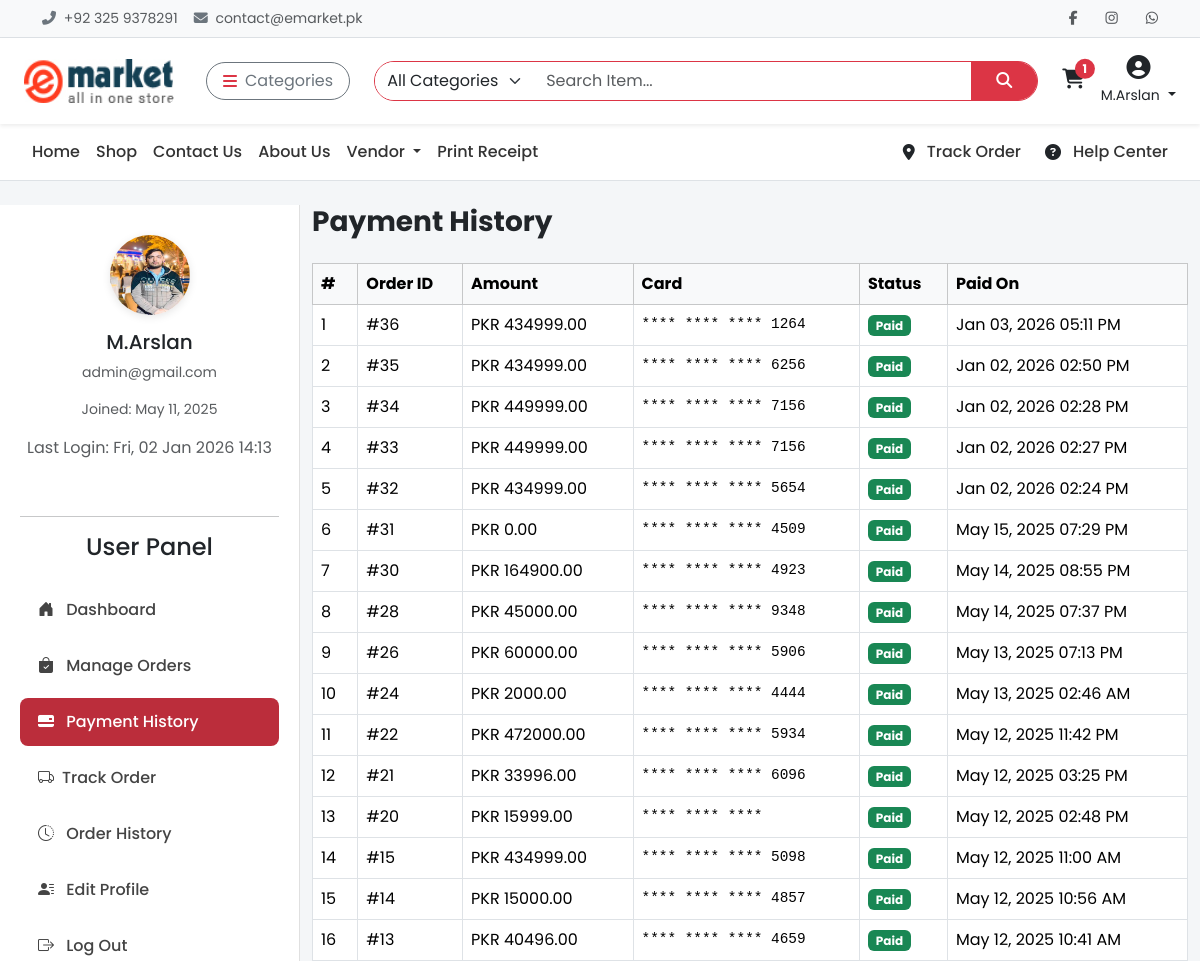
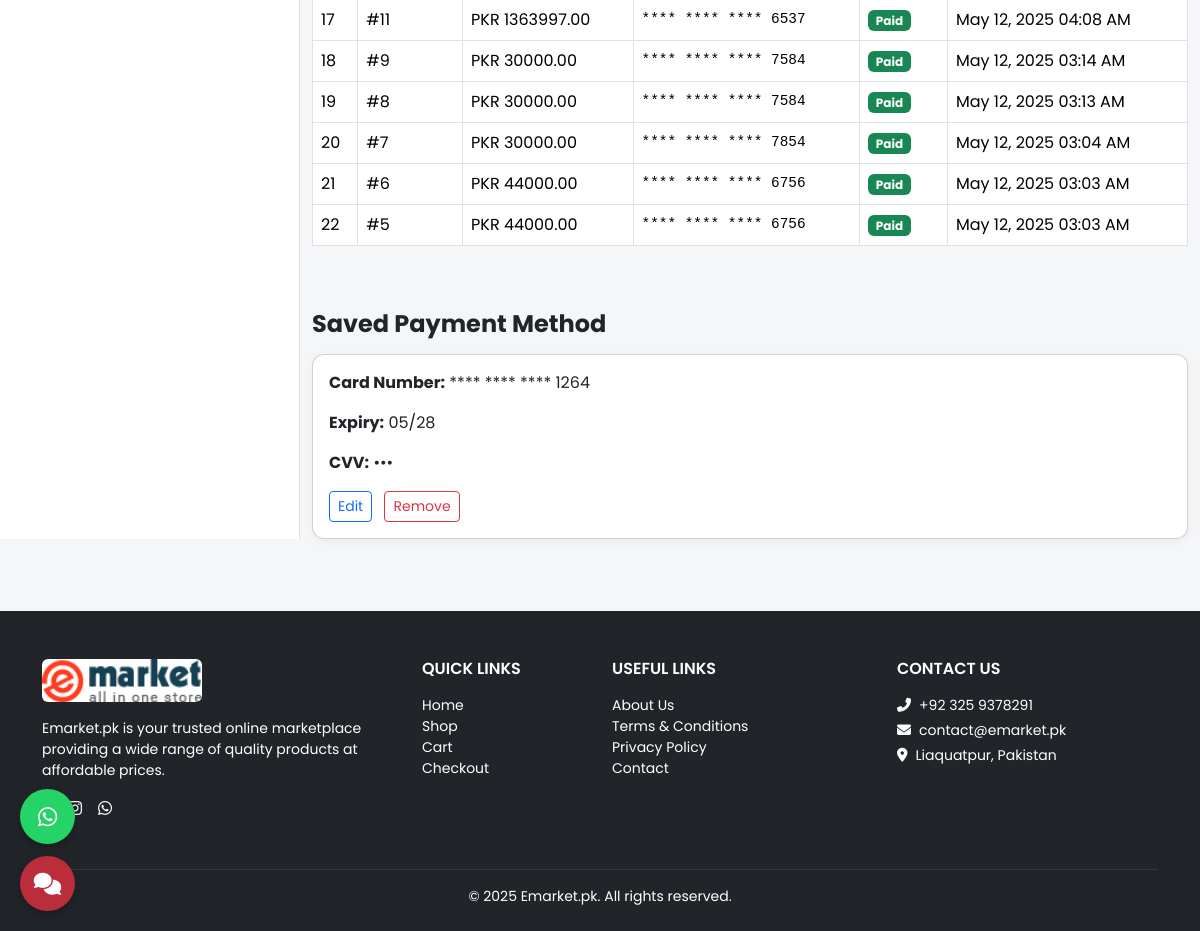
The page /payments/ (signed in) on the database its author committed (2 pictures, top to bottom).
### api/models.py (models this page shows, shortened)
class Cart(models.Model):
    user = models.ForeignKey(settings.AUTH_USER_MODEL, on_delete=models.CASCADE, null=True, blank=True)
    session_key = models.CharField(max_length=40, null=True, blank=True)
    created_at = models.DateTimeField(auto_now_add=True)
    coupon = models.ForeignKey(Coupon, on_delete=models.SET_NULL, null=True, blank=True)
    total = models.DecimalField(max_digits=10, decimal_places=2, default=0)
    def total_amount(self):
        return self.total
    @property
    def total_items(self):
        return sum(item.quantity for item in self.items.all())
    @staticmethod
    def get_or_create_cart(request):
        if request.user.is_authenticated:
            cart, _ = Cart.objects.get_or_create(user=request.user, session_key=None)
        else:
            session_key = request.session.session_key
            if not session_key:
                request.session.create()
                session_key = request.session.session_key
            cart, _ = Cart.objects.get_or_create(user=None, session_key=session_key)
        return cart

class CartItem(models.Model):
    cart = models.ForeignKey(Cart, related_name='items', on_delete=models.CASCADE)
    product = models.ForeignKey('Product', on_delete=models.CASCADE)
    color = models.ForeignKey('ProductColorVariant', on_delete=models.SET_NULL, null=True, blank=True)
    size = models.ForeignKey('ProductSizeVariant', on_delete=models.SET_NULL, null=True, blank=True)
    quantity = models.PositiveIntegerField(default=1)
    @property
    def total_price(self):
        base_price = self.product.base_price
        color_price = self.color.price if self.color else Decimal(0)
        size_price = self.size.price if self.size else Decimal(0)
        return (base_price + color_price + size_price) * self.quantity

class CustomUser(AbstractUser):
    email = models.EmailField(unique=True)
    phone = models.CharField(max_length=20, blank=True)
    profile_image = models.ImageField(upload_to='profiles/', blank=True, null=True)
    is_vendor = models.BooleanField(default=False)
    is_customer = models.BooleanField(default=True)
    address = models.TextField(blank=True)

class Payment(models.Model):
    order = models.OneToOneField(Order, on_delete=models.CASCADE)
    card_number = models.CharField(max_length=20)  # Mask in production
    expiry = models.CharField(max_length=5)
    cvv = models.CharField(max_length=4)
    payment_status = models.CharField(max_length=20, default='Success')

class Order(models.Model):
    STATUS_CHOICES = [
        ('Pending', 'Pending'),
        ('Processing', 'Processing'),
        ('Shipped', 'Shipped'),
        ('Delivered', 'Delivered'),
        ('Cancelled', 'Cancelled'),
        ('Returned', 'Returned'),
    ]
    user = models.ForeignKey(settings.AUTH_USER_MODEL, on_delete=models.SET_NULL, null=True, blank=True)
    full_name = models.CharField(max_length=255)
    email = models.EmailField()
    phone = models.CharField(max_length=20)
    address = models.TextField()
    city = models.CharField(max_length=100)
    zip_code = models.CharField(max_length=10)
    total_amount = models.DecimalField(max_digits=10, decimal_places=2)
    status = models.CharField(max_length=20, choices=STATUS_CHOICES, default='Pending')
    created_at = models.DateTimeField(auto_now_add=True)
    shipped_at = models.DateTimeField(null=True, blank=True)
    delivered_at = models.DateTimeField(null=True, blank=True)
    courier = models.CharField(max_length=100, blank=True, null=True)
    tracking_number = models.CharField(max_length=100, blank=True, null=True)
    estimated_delivery = models.DateField(default=default_estimated_delivery, null=True, blank=True)

### api/paymentviews.py (the view)
# urls.py: path('payments/', paymentviews.payment_history, name='payment_history'),
@login_required
def payment_history(request):
    payments = Payment.objects.filter(order__user=request.user).select_related('order').order_by('-order__created_at')
    latest_payment = payments.first()
    return render(request, 'customers/payment_history.html', {
        'payments': payments,
        'latest_payment': latest_payment
    })

### api/context_processors.py (called while the page is built)
def cart_total_items(request):
    cart = Cart.get_or_create_cart(request)
    return {'cart': cart}

### templates/customers/payment_history.html (shortened to what this page needs)
{% extends 'base.html' %}
{% load static %}
{% block content %}
<div class="container-fluid py-4">
  <div class="row">
    <div class="col-md-3 sidebar">
      <div class="text-center mb-4">
       <img
        src="{% if request.user.profile_image %}{{ request.user.profile_image.url }}{% else %}{% static 'images/default-user.png' %}{% endif %}"
        alt="User Image"
        class="user-img"
      ><h5>{{ request.user.username }}</h5>
        <p class="text-muted small">{{ request.user.email }}</p>
        <p class="small text-muted">Joined: {{ request.user.date_joined|date:"M d, Y" }}</p>
          {% if request.user.last_login %}
  <p class="text-muted">Last Login: {{ request.user.last_login|date:"D, d M Y H:i" }}</p>
  {% endif %}
      </div>
      <hr>
      {% include 'includes/sidebar_user.html' %}
    </div>
    <div class="col-md-9">
      <h3 class="fw-bold mb-4">Payment History</h3>
      {% if payments %}
      <div class="table-responsive mb-5">
        <table class="table table-bordered table-hover align-middle">
          <thead class="table-light">
            <tr>
              <th>#</th>
              <th>Order ID</th>
              <th>Amount</th>
              <th>Card</th>
              <th>Status</th>
              <th>Paid On</th>
            </tr>
          </thead>
          <tbody>
            {% for payment in payments %}
            <tr>
              <td>{{ forloop.counter }}</td>
              <td>#{{ payment.order.id }}</td>
              <td>PKR {{ payment.order.total_amount|floatformat:2 }}</td>
              <td class="payment-method">**** **** **** {{ payment.card_number|slice:"-4:" }}</td>
              <td>
                {% if payment.payment_status == "Success" %}
                  <span class="badge bg-success">Paid</span>
                {% else %}
                  <span class="badge bg-danger">{{ payment.payment_status }}</span>
                {% endif %}
              </td>
              <td>{{ payment.order.created_at|date:"M d, Y h:i A" }}</td>
            </tr>
            {% endfor %}
          </tbody>
        </table>
      </div>
      {% else %}
      <div class="alert alert-info">You haven’t made any payments yet.</div>
      {% endif %}
      <h4 class="fw-bold mb-3">Saved Payment Method</h4>
      {% if latest_payment %}
      <div class="card">
        <div class="card-body">
          <p><strong>Card Number:</strong> **** **** **** {{ latest_payment.card_number|slice:"-4:" }}</p>
          <p><strong>Expiry:</strong> {{ latest_payment.expiry }}</p>
          <p><strong>CVV:</strong> •••</p>
          <div class="mt-3">
            <button class="btn btn-sm btn-outline-primary me-2" data-bs-toggle="modal" data-bs-target="#editCardModal">Edit</button>
            <form method="post" action="{% url 'delete_payment_method' %}" class="d-inline">
              <button class="btn btn-sm btn-outline-danger" onclick="return confirm('Are you sure you want to delete this card?')">Remove</button>
            </form>
          </div>
        </div>
      </div>
      {% else %}
      <p class="text-muted">No saved payment method.</p>
      {% endif %}
    </div>
  </div>
</div>
{% include 'includes/footer.html' %}
{% endblock %}

### templates/includes/header.html (shortened to what this page needs)
{% load static %}
<div class="topbar border-bottom bg-light py-2 small">
  <div class="container d-flex justify-content-between align-items-center flex-wrap">
    <div class="text-muted d-flex align-items-center gap-3">
      <span><i class="fas fa-phone-alt me-1 text-secondary"></i> +92 325 9378291</span>
      <span><i class="fas fa-envelope me-1 text-secondary"></i> contact@emarket.pk</span>
    </div>
    <div class="d-flex align-items-center gap-3 mt-2 mt-md-0">
      <a href="https://www.facebook.com/ChoudharyMuhammadArslan" class="text-muted"><i class="fab fa-facebook-f"></i></a>
      <a href="https://www.instagram.com/choudharymuhammadarslan/" class="text-muted"><i class="fab fa-instagram"></i></a>
      <a href="https://wa.me/923229989145" class="text-muted"><i class="fab fa-whatsapp"></i></a>
    </div>
  </div>
</div>
<nav class="navbar navbar-expand-lg bg-white shadow-sm py-3 sticky-top">
  <div class="container-fluid px-4">
    <a class="navbar-brand fw-bold me-4 d-flex align-items-center" href="{% url 'home' %}">
      <img src="{% static 'images/logo.jpg' %}" alt="Logo" width="150" height="30" class="me-2 rounded">
    </a>
    <div class="dropdown me-3">
      <button class="btn btn-outline-secondary d-flex align-items-center rounded-pill px-3" type="button" data-bs-toggle="dropdown">
        <i class="fas fa-bars me-2 text-danger"></i> Categories
      </button>
    </div>
    <form class="d-flex flex-grow-1 mx-2" method="GET" action="{% url 'search_products' %}">
      <div class="input-group rounded-pill overflow-hidden border border-danger">
        <select name="category" class="form-select border-0" style="max-width: 160px;">
          <option value="">All Categories</option>
        </select>
        <input type="search" name="q" class="form-control border-0" placeholder="Search Item..." required>
        <button class="btn btn-danger rounded-0 px-4" type="submit"><i class="fas fa-search"></i></button>
      </div>
    </form>
    <div class="d-flex align-items-center ms-3 gap-3">
      <a href="#" id="cart-icon" class="text-dark position-relative" data-bs-toggle="offcanvas" data-bs-target="#cartSidebar">
        <i class="fas fa-shopping-cart fs-5"></i>
        {% if cart.total_items > 0 %}
        <span class="position-absolute top-0 start-100 translate-middle badge rounded-pill bg-danger">
          {{ cart.total_items }}
        </span>
        {% endif %}
        <br>
      </a>
{% if user.is_authenticated %}
  <div class="dropdown text-center">
    <a href="#" class="text-dark text-decoration-none dropdown-toggle" data-bs-toggle="dropdown">
      <i class="fas fa-user-circle fs-4"></i><br>
      <small>{{ user.username }}</small>
    </a>
  </div>
{% else %}
  <a href="#" class="text-dark text-decoration-none text-center" data-bs-toggle="modal" data-bs-target="#loginModal">
    <i class="fas fa-sign-in-alt fs-5"></i><br><small>Login</small>
  </a>
{% endif %}
    </div>
  </div>
</nav>

### templates/base.html (style rules this page uses)
* { font-family: 'Poppins', sans-serif; }
body { background-color: #f4f4f4; }
.topbar { background-color: #f8f9fa; font-size: 14px; padding: 6px 0; }
.topbar a { color: #333; margin-left: 12px; transition: color 0.2s ease; }
.navbar-brand img { height: 44px; }

### templates/customers/payment_history.html (style rules this page uses)
body { background-color: #f4f6f8; font-family: 'Poppins', sans-serif; }
.sidebar { background: white; height: 100%%; position: sticky; top: 0; padding: 30px 20px; border-right: 1px solid #e0e0e0; display: flex; flex-direction: column; }
.user-img { width: 100px; height: 100px; object-fit: cover; border-radius: 50%; margin: 0 auto 15px; display: block; box-shadow: 0 2px 8px rgba(0, 0, 0, 0.1); }
.user-img { width: 100px; height: 100px; object-fit: cover; border-radius: 50%; box-shadow: 0 2px 8px rgba(0, 0, 0, 0.1); }
.card { border-radius: 12px; box-shadow: 0 2px 10px rgba(0, 0, 0, 0.05); }
.user-img { width: 80px; height: 80px; object-fit: cover; border-radius: 50%; }
.payment-method { font-family: monospace; color: #6c757d; font-size: 0.9rem; }

### rows shown on the page
Cart: total_items "1"
CustomUser: username "M.Arslan", profile_image (picture), user.username "M.Arslan", user.email "admin@gmail.com", user.date_joined "May 11, 2025", user.last_login "Fri, 02 Jan 2026 14:13"
Payment: order.id "36", order.total_amount "434999.00", card_number "1264", payment_status "Paid", order.created_at "Jan 03, 2026 05:11 PM", expiry "05/28"
Payment: order.id "35", order.total_amount "434999.00", card_number "6256", payment_status "Paid", order.created_at "Jan 02, 2026 02:50 PM"
Payment: order.id "34", order.total_amount "449999.00", card_number "7156", payment_status "Paid", order.created_at "Jan 02, 2026 02:28 PM"
Payment: order.id "33", order.total_amount "449999.00", card_number "7156", payment_status "Paid", order.created_at "Jan 02, 2026 02:27 PM"
Payment: order.id "32", order.total_amount "434999.00", card_number "5654", payment_status "Paid", order.created_at "Jan 02, 2026 02:24 PM"
Payment: order.id "31", order.total_amount "0.00", card_number "4509", payment_status "Paid", order.created_at "May 15, 2025 07:29 PM"
Payment: order.id "30", order.total_amount "164900.00", card_number "4923", payment_status "Paid", order.created_at "May 14, 2025 08:55 PM"
Payment: order.id "28", order.total_amount "45000.00", card_number "9348", payment_status "Paid", order.created_at "May 14, 2025 07:37 PM"
Payment: order.id "26", order.total_amount "60000.00", card_number "5906", payment_status "Paid", order.created_at "May 13, 2025 07:13 PM"
Payment: order.id "24", order.total_amount "2000.00", card_number "4444", payment_status "Paid", order.created_at "May 13, 2025 02:46 AM"
Payment: order.id "22", order.total_amount "472000.00", card_number "5934", payment_status "Paid", order.created_at "May 12, 2025 11:42 PM"
Payment: order.id "21", order.total_amount "33996.00", card_number "6096", payment_status "Paid", order.created_at "May 12, 2025 03:25 PM"
Payment: order.id "20", order.total_amount "15999.00", payment_status "Paid", order.created_at "May 12, 2025 02:48 PM"
Payment: order.id "15", order.total_amount "434999.00", card_number "5098", payment_status "Paid", order.created_at "May 12, 2025 11:00 AM"
Payment: order.id "14", order.total_amount "15000.00", card_number "4857", payment_status "Paid", order.created_at "May 12, 2025 10:56 AM"
Payment: order.id "13", order.total_amount "40496.00", card_number "4659", payment_status "Paid", order.created_at "May 12, 2025 10:41 AM"
Payment: order.id "11", order.total_amount "1363997.00", card_number "6537", payment_status "Paid", order.created_at "May 12, 2025 04:08 AM"
Payment: order.id "9", order.total_amount "30000.00", card_number "7584", payment_status "Paid", order.created_at "May 12, 2025 03:14 AM"
Payment: order.id "8", order.total_amount "30000.00", card_number "7584", payment_status "Paid", order.created_at "May 12, 2025 03:13 AM"
Payment: order.id "7", order.total_amount "30000.00", card_number "7854", payment_status "Paid", order.created_at "May 12, 2025 03:04 AM"
Payment: order.id "6", order.total_amount "44000.00", card_number "6756", payment_status "Paid", order.created_at "May 12, 2025 03:03 AM"
Payment: order.id "5", order.total_amount "44000.00", card_number "6756", payment_status "Paid", order.created_at "May 12, 2025 03:03 AM"

### other values the page prints
{{ year|default:2025 }} "2025"
